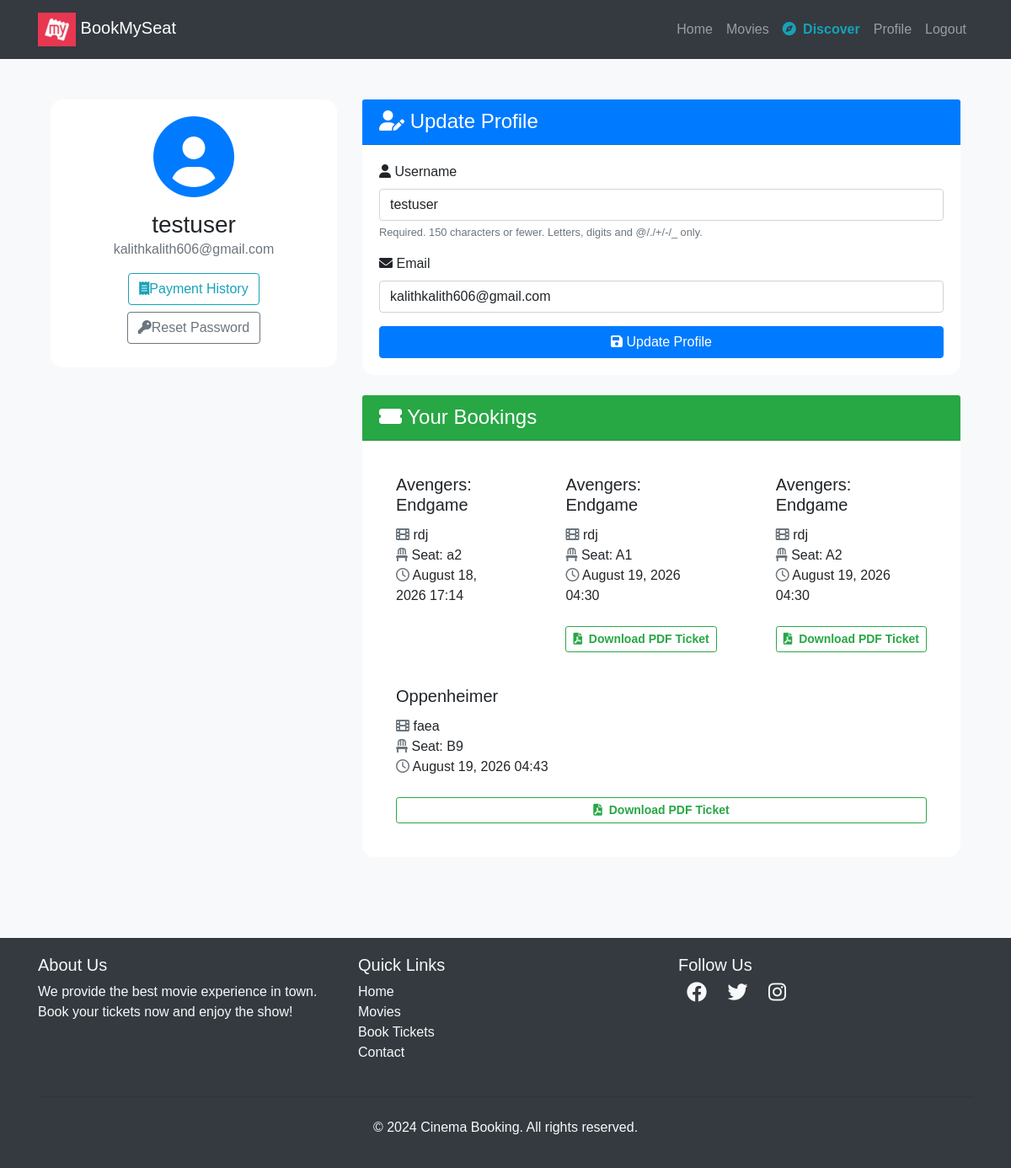
The app's page /users/profile/ (signed in) with its own data.
### movies/models.py (models this page shows, shortened)
class Booking(models.Model):
    user=models.ForeignKey(User,on_delete=models.CASCADE)
    seat=models.OneToOneField(Seat,on_delete=models.CASCADE)
    movie=models.ForeignKey(Movie,on_delete=models.CASCADE)
    theater=models.ForeignKey(Theater,on_delete=models.CASCADE)
    booked_at=models.DateTimeField(auto_now_add=True)

class Movie(models.Model):
    name= models.CharField(max_length=255)
    image= models.ImageField(upload_to="movies/")
    rating = models.DecimalField(max_digits=3,decimal_places=1)
    cast= models.TextField()
    description= models.TextField(blank=True,null=True) # optional

class Theater(models.Model):
    name = models.CharField(max_length=255)
    movie = models.ForeignKey(Movie,on_delete=models.CASCADE,related_name='theaters')
    time= models.DateTimeField()

class Seat(models.Model):
    theater = models.ForeignKey(Theater,on_delete=models.CASCADE,related_name='seats')
    seat_number = models.CharField(max_length=10)
    is_booked=models.BooleanField(default=False)

### users/views.py (the view)
# urls.py: path('profile/', profile, name='profile'),
@login_required
def profile(request):
    bookings= Booking.objects.filter(user=request.user)
    if request.method == 'POST':
        u_form = UserUpdateForm(request.POST, instance=request.user)
        if u_form.is_valid():
            u_form.save()
            return redirect('profile')
    else:
        u_form = UserUpdateForm(instance=request.user)
    return render(request, 'users/profile.html', {'u_form': u_form,'bookings':bookings})

### users/forms.py
class UserUpdateForm(forms.ModelForm):
    email = forms.EmailField()
    class Meta:
        model = User
        fields = ['username', 'email']

### templates/users/profile.html (shortened to what this page needs)
{% extends "users/basic.html" %} {% block content %}
<div class="container py-5">
  <div class="row">
    <div class="col-lg-4 mb-4">
      <div class="card shadow">
        <div class="card-body text-center">
          <div class="mb-3">
            <i class="fas fa-user-circle fa-6x text-primary"></i>
          </div>
          <h3 class="card-title mb-0">{{ user.username }}</h3>
          <p class="text-muted mb-3">{{ user.email }}</p>
          <div class="d-flex justify-content-center flex-wrap gap-2">
            <a href="{% url 'user_payment_history' %}" class="btn btn-outline-info me-2 mb-2"><i class="fas fa-receipt me-2"></i>Payment History</a>
            <a href="{% url 'password_reset' %}" class="btn btn-outline-secondary mb-2"><i class="fas fa-key me-2"></i>Reset Password</a>
          </div>
        </div>
      </div>
    </div>
    <div class="col-lg-8">
      <div class="card shadow mb-4">
        <div class="card-header bg-primary text-white">
          <h4 class="mb-0"><i class="fas fa-user-edit me-2"></i> Update Profile</h4>
        </div>
        <div class="card-body">
          <form method="POST">
            {% for field in u_form %}
              <div class="mb-3">
                <label for="{{ field.id_for_label }}" class="form-label">
                  <i class="fas fa-{% if field.name == 'username' %}user{% elif field.name == 'email' %}envelope{% else %}info-circle{% endif %} me-2"></i>
                  {{ field.label }}
                </label>
                {{ field }}
                {% if field.help_text %}
                  <small class="form-text text-muted">{{ field.help_text }}</small>
                {% endif %}
              </div>
            {% endfor %}
            <button class="btn btn-primary w-100" type="submit"><i class="fas fa-save me-2"></i> Update Profile</button>
          </form>
        </div>
      </div>
      <div class="card shadow">
        <div class="card-header bg-success text-white">
          <h4 class="mb-0"><i class="fas fa-ticket-alt me-2"> </i> Your Bookings</h4>
        </div>
        <div class="card-body">
          {% if bookings %}
            <div class="row row-cols-1 row-cols-md-2 g-4">
              {% for booking in bookings %}
                <div class="col">
                  <div class="card h-100 border-0 shadow-sm">
                    <div class="card-body">
                      <h5 class="card-title">{{ booking.movie.name }}</h5>
                      <p class="card-text">
                        <i class="fas fa-film me-2 text-muted"> </i>  {{ booking.theater.name }}<br>
                        <i class="fas fa-chair me-2 text-muted"> </i>  Seat: {{ booking.seat.seat_number }}<br>
                        <i class="far fa-clock me-2 text-muted"> </i>  {{ booking.booked_at|date:"F d, Y H:i" }}
                      </p>
                      {% if booking.seat.reserved_seat_instances.first.reservation.payment.ticket %}
                        <a href="{% url 'download_ticket_pdf_view' booking.seat.reserved_seat_instances.first.reservation.payment.ticket.ticket_number %}" class="btn btn-sm btn-outline-success font-weight-bold w-100 mt-2">
                          <i class="fas fa-file-pdf mr-1"></i> Download PDF Ticket
                        </a>
                      {% endif %}
                    </div>
                  </div>
                </div>
              {% endfor %}
            </div>
          {% else %}
            <div class="text-center py-5">
              <i class="fas fa-ticket-alt fa-4x text-muted mb-3"></i>
              <p class="lead mb-0">No bookings yet. Time to plan your next movie night!</p>
            </div>
          {% endif %}
        </div>
      </div>
    </div>
  </div>
</div>
<link rel="stylesheet" href="https://cdnjs.cloudflare.com/ajax/libs/font-awesome/6.0.0-beta3/css/all.min.css">
{% endblock %}

### templates/users/basic.html (style rules this page uses)
body { font-family: Arial, sans-serif; }

### templates/users/profile.html (style rules this page uses)
body { background-color: #f8f9fa; }
.card { border-radius: 15px; border: none; transition: transform 0.3s ease-in-out; }
.card-header { border-top-left-radius: 15px; border-top-right-radius: 15px; }
form input, form select, form textarea { display: block; width: 100%; padding: 0.375rem 0.75rem; font-size: 1rem; font-weight: 400; line-height: 1.5; color: #212529; background-color: #fff; background-clip: padding-box; border: 1px solid #ced4da; border-radius: 0.25rem; transition: border-color 0.15s ease-in-out, box-shadow 0.15s ease-in-out; }

### records on screen
Booking: movie.name "Avengers: Endgame", theater.name "rdj", seat.seat_number "a2", booked_at "August 18, 2026 17:14"
Booking: movie.name "Avengers: Endgame", theater.name "rdj", seat.seat_number "A1", booked_at "August 19, 2026 04:30", shows "Download PDF Ticket"
Booking: movie.name "Avengers: Endgame", theater.name "rdj", seat.seat_number "A2", booked_at "August 19, 2026 04:30", shows "Download PDF Ticket"
Booking: movie.name "Oppenheimer", theater.name "faea", seat.seat_number "B9", booked_at "August 19, 2026 04:43", shows "Download PDF Ticket"

### other values on screen
{{ user.username }} "testuser"
{{ user.email }} "kalithkalith606@gmail.com"
{{ field.label }} "Username" "Email"
{{ field.help_text }} "Required. 150 characters or fewer. Letters, digits and @/./+/-/_ only."
